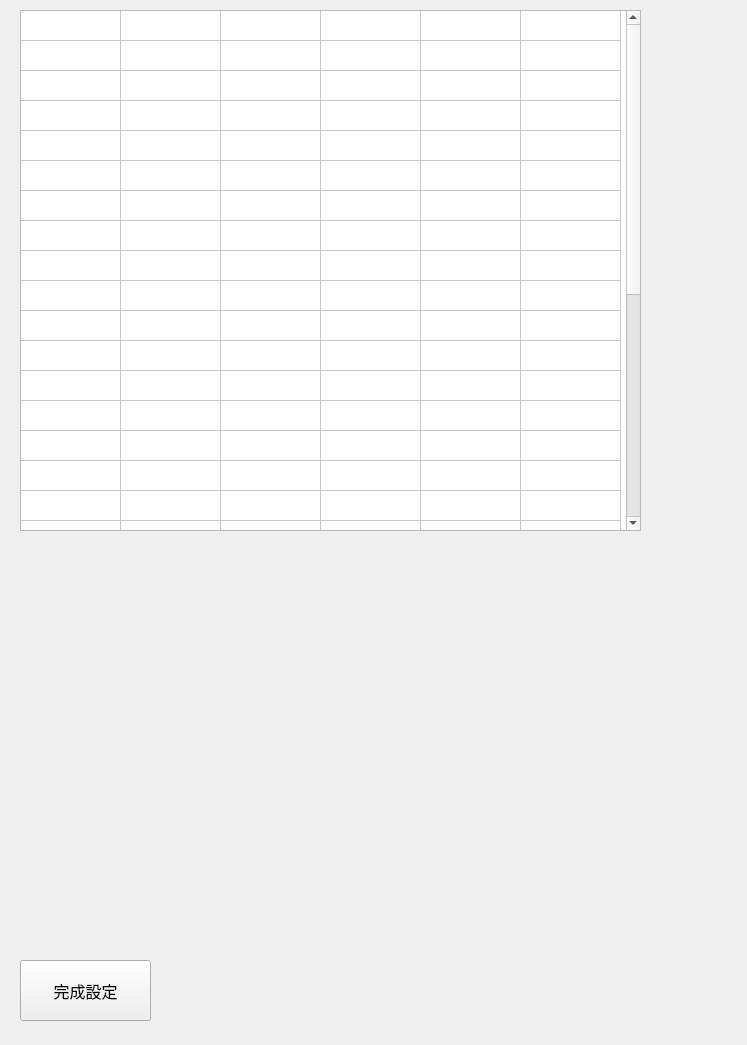
<?xml version="1.0" encoding="UTF-8"?>
<ui version="4.0">
 <class>Form</class>
 <widget class="QWidget" name="Form">
  <property name="geometry">
   <rect>
    <x>0</x>
    <y>0</y>
    <width>747</width>
    <height>1045</height>
   </rect>
  </property>
  <property name="windowTitle">
   <string>Form</string>
  </property>
  <widget class="QTableWidget" name="select_item_table">
   <property name="geometry">
    <rect>
     <x>20</x>
     <y>10</y>
     <width>621</width>
     <height>521</height>
    </rect>
   </property>
   <property name="font">
    <font>
     <family>微軟正黑體</family>
     <pointsize>12</pointsize>
    </font>
   </property>
   <property name="editTriggers">
    <set>QAbstractItemView::AnyKeyPressed|QAbstractItemView::CurrentChanged|QAbstractItemView::EditKeyPressed</set>
   </property>
   <property name="textElideMode">
    <enum>Qt::ElideRight</enum>
   </property>
   <property name="rowCount">
    <number>31</number>
   </property>
   <property name="columnCount">
    <number>6</number>
   </property>
   <attribute name="horizontalHeaderVisible">
    <bool>false</bool>
   </attribute>
   <attribute name="verticalHeaderVisible">
    <bool>false</bool>
   </attribute>
   <row/>
   <row/>
   <row/>
   <row/>
   <row/>
   <row/>
   <row/>
   <row/>
   <row/>
   <row/>
   <row/>
   <row/>
   <row/>
   <row/>
   <row/>
   <row/>
   <row/>
   <row/>
   <row/>
   <row/>
   <row/>
   <row/>
   <row/>
   <row/>
   <row/>
   <row/>
   <row/>
   <row/>
   <row/>
   <row/>
   <row/>
   <column/>
   <column/>
   <column/>
   <column/>
   <column/>
   <column/>
  </widget>
  <widget class="QPushButton" name="select_item_finish">
   <property name="geometry">
    <rect>
     <x>20</x>
     <y>960</y>
     <width>131</width>
     <height>61</height>
    </rect>
   </property>
   <property name="font">
    <font>
     <family>微軟正黑體</family>
     <pointsize>12</pointsize>
    </font>
   </property>
   <property name="text">
    <string>完成設定</string>
   </property>
  </widget>
 </widget>
 <resources/>
 <connections/>
</ui>
